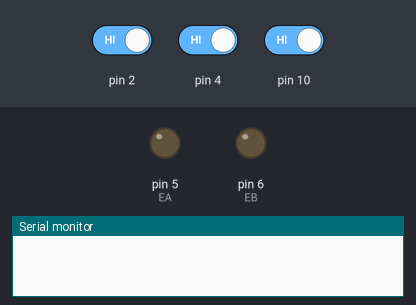
A sketch run on a simulated Arduino Uno, built with avr-gcc and run on an emulated ATmega328P. Parts: output pins drawn as LEDs (lit = HIGH), the last lines printed to the serial monitor. The test bench sets the inputs (shaded band); at power-on: pin 2 HIGH, pin 4 HIGH, pin 10 HIGH.

Above: at 1.2 s.
1.3 s: pin 2 driven LOW
At 2.4 s:
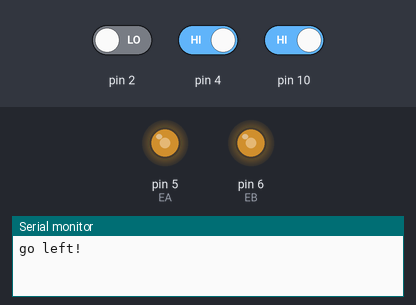
2.8 s: pin 2 driven HIGH and pin 4 driven LOW
4.7 s: pin 4 driven HIGH and pin 10 driven LOW
Timing chart, 0 to 7.7 s (numbered marks = the images above; inputs shaded):
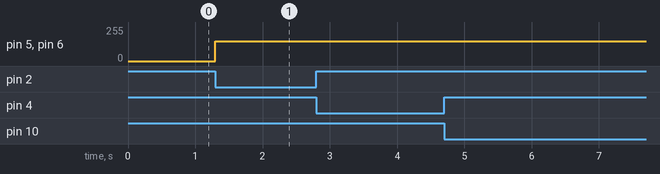

Measured:
- after the input at 1.3 s, pin 5 (EA), pin 6 (EB): 0/255 → 150/255 at once

The sketch:

infrared_sensors_-_line_tracking.ino
```cpp
//Infrared Sensor, defining the left, right and middle sensors
#define IR_R !digitalRead(10)
#define IR_M !digitalRead(4)
#define IR_L !digitalRead(2)
// Defining L298N motor driver
#define EA 5
#define EB 6
#define I1 7
#define I2 8
#define I3 9
#define I4 11

// Car speed variable set
#define Speed 150

void forward(){
  analogWrite(EA, Speed);
  analogWrite(EB, Speed);
  digitalWrite(I1, LOW);
  digitalWrite(I2, HIGH);
  digitalWrite(I3, HIGH);
  digitalWrite(I4, LOW);
  Serial.println("go forward!");
}

void back(){
  analogWrite(EA, Speed);
  analogWrite(EB, Speed);
  digitalWrite(I1, HIGH);
  digitalWrite(I2, LOW);
  digitalWrite(I3, LOW);
  digitalWrite(I4, HIGH);
  Serial.println("go back!");
}

void left(){
  analogWrite(EA, Speed);
  analogWrite(EB, Speed);
  digitalWrite(I1, LOW);
  digitalWrite(I2, HIGH);
  digitalWrite(I3, LOW);
  digitalWrite(I4, HIGH);
  Serial.println("go left!");
}

void right(){
  analogWrite(EA, Speed);
  analogWrite(EB, Speed);
  digitalWrite(I1, HIGH);
  digitalWrite(I2, LOW);
  digitalWrite(I3, HIGH);
  digitalWrite(I4, LOW);
  Serial.println("go right!");
}

void stop(){
   digitalWrite(EA, LOW);
   digitalWrite(EB, LOW);
   Serial.println("Stop!");
}

void setup(){
  Serial.begin(9600);
  pinMode(IR_R,INPUT);
  pinMode(IR_M,INPUT);
  pinMode(IR_L,INPUT);
}

void loop() {
  if(IR_M){
    forward();
  }
  else if(IR_R) {
    right();
    while(IR_R);
  }
  else if(IR_L) {
    left();
    while(IR_L);
  }
}
```
